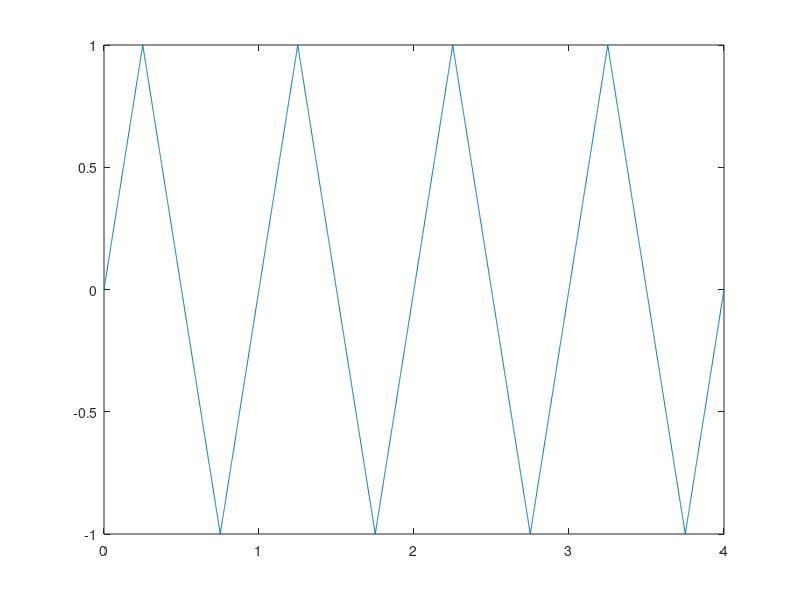

Write MATLAB code to recreate this figure. (Note: this script raises an error after producing the figure.)
Ta=0.001;
f0=1;
Np=4;
K=14;
N=round(Np/(f0*Ta));
t=[0:(N-1)]'*Ta;
y= sawtooth(2*pi*f0*t+pi/2,1/2);
plot(t,y)
[ak,bk]= CalcFourierSeries(Ta,1/f0,y,K);
figure(62);
plot(0:K, ak, '*',0:K,bk,'*');
xlabel('K');